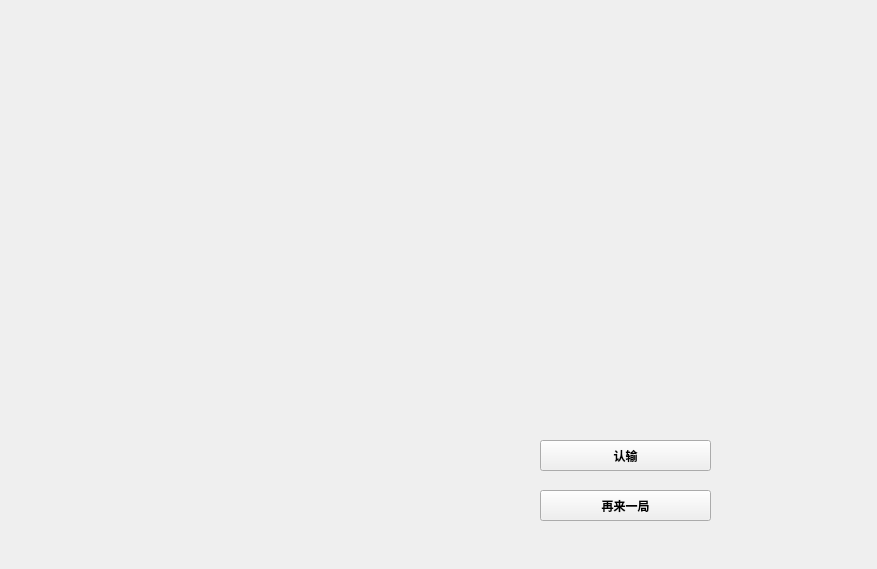
<?xml version="1.0" encoding="UTF-8"?>
<ui version="4.0">
 <class>Widget</class>
 <widget class="QWidget" name="Widget">
  <property name="geometry">
   <rect>
    <x>0</x>
    <y>0</y>
    <width>877</width>
    <height>569</height>
   </rect>
  </property>
  <property name="windowTitle">
   <string>Widget</string>
  </property>
  <widget class="QPushButton" name="admit_defeat">
   <property name="geometry">
    <rect>
     <x>540</x>
     <y>440</y>
     <width>171</width>
     <height>31</height>
    </rect>
   </property>
   <property name="font">
    <font>
     <bold>true</bold>
    </font>
   </property>
   <property name="text">
    <string>认输</string>
   </property>
  </widget>
  <widget class="QPushButton" name="restart">
   <property name="geometry">
    <rect>
     <x>540</x>
     <y>490</y>
     <width>171</width>
     <height>31</height>
    </rect>
   </property>
   <property name="font">
    <font>
     <bold>true</bold>
    </font>
   </property>
   <property name="text">
    <string>再来一局</string>
   </property>
  </widget>
 </widget>
 <resources/>
 <connections/>
</ui>
